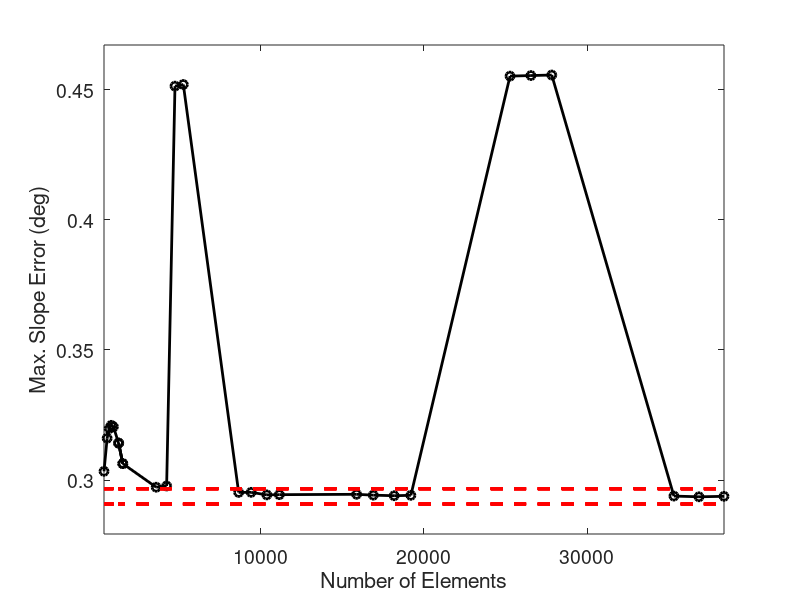
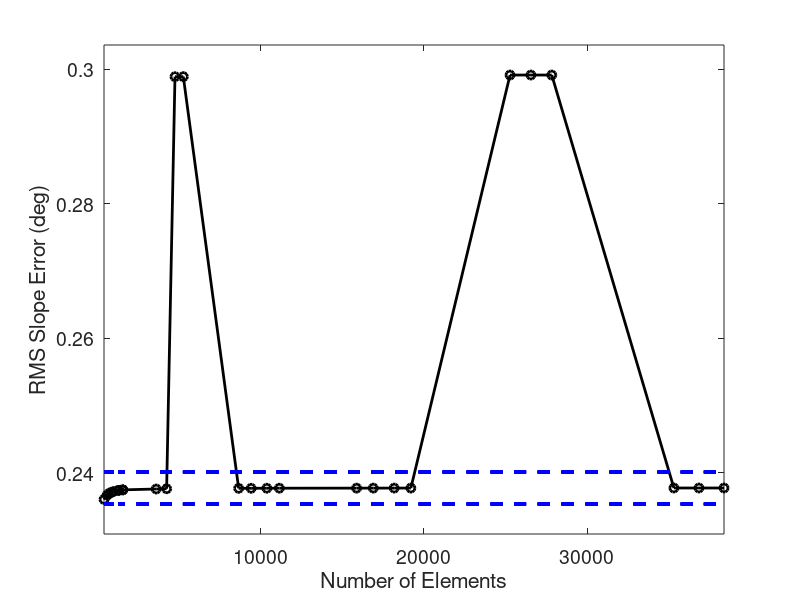

These charts were generated, in order, by the following MATLAB code:
clc
clear
close all

load("quad_convergence_v4_pt1.mat")
load("quad_convergence_v4_pt2.mat")

element_count = [element_count_pt1;  element_count_pt2];
mesh_size = [mesh_size_pt1; mesh_size_pt2];
rms_slope = [rms_slope_pt1; rms_slope_pt2];
max_slope = [max_slope_pt1; max_slope_pt2];

max_slope_deg = rad2deg(max_slope);
max_slope_bounds = [0.99 1.01]*max_slope_deg(end);
rms_slope_deg = rad2deg(rms_slope);
rms_slope_bounds = [0.99 1.01]*rms_slope_deg(end);

figure; hold on; axis padded; box on;
plot(element_count,max_slope_deg,"o-","LineWidth",2,"Color","k")
plot(element_count,ones(length(element_count))*max_slope_bounds(1),...
    "--","LineWidth",2,"Color","r")
plot(element_count,ones(length(element_count))*max_slope_bounds(2),...
    "--","LineWidth",2,"Color","r")
xlim([element_count(1),element_count(end)])
xlabel("Number of Elements")
ylabel("Max. Slope Error (deg)")
set(gcf,'Units','Inches','Position',[1,1,4.5*1.3,3*1.3]);
set(gca,'FontSize',14)
hold off;

figure; hold on; axis padded; box on;
plot(element_count,rms_slope_deg,"o-","LineWidth",2,"Color","k")
plot(element_count,ones(length(element_count))*rms_slope_bounds(1),...
    "--","LineWidth",2,"Color","b")
plot(element_count,ones(length(element_count))*rms_slope_bounds(2),...
    "--","LineWidth",2,"Color","b")
xlim([element_count(1),element_count(end)])
xlabel("Number of Elements")
ylabel("RMS Slope Error (deg)")
set(gcf,'Units','Inches','Position',[1,1,4.5*1.3,3*1.3]);
set(gca,'FontSize',14)
hold off;
